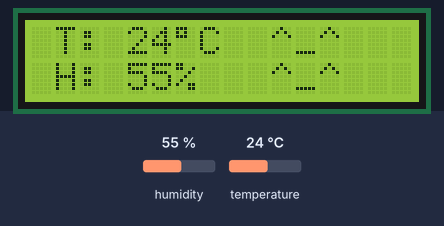
Simulated run of this sketch. Board: Arduino Uno, built with avr-gcc and run on an emulated ATmega328P. Shown: 16×2 character LCD. The test bench sets the inputs (shaded band); at power-on: humidity 55 %, temperature 24 °C. What the sketch prints to the serial monitor is not drawn.

Above: at 1.2 s.
1.3 s: humidity set to 51 %
At 10.5 s:
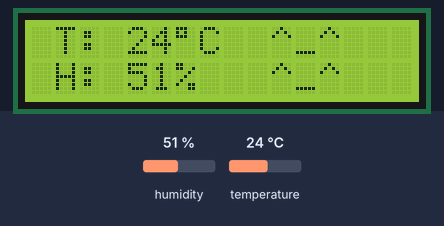
11.6 s: humidity set to 48 %
At 21.3 s:
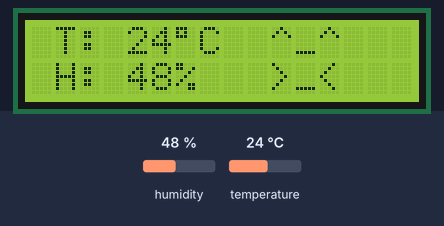
21.6 s: temperature set to 21 °C
At 31.3 s:
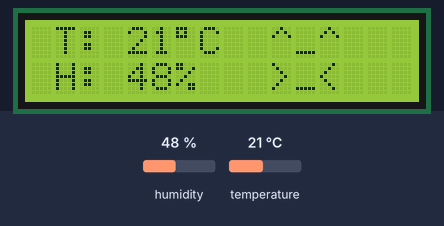
31.6 s: temperature set to 18 °C
At 41.4 s:
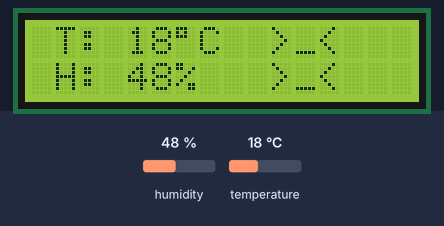
41.7 s: humidity set to 68 %
At 51.3 s:
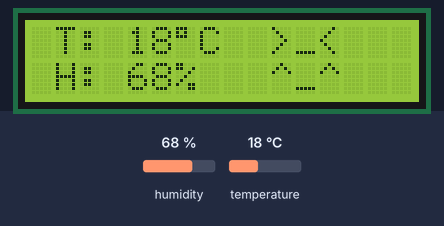
Timing chart, 0 to 52.7 s (numbered marks = the images above; inputs shaded):
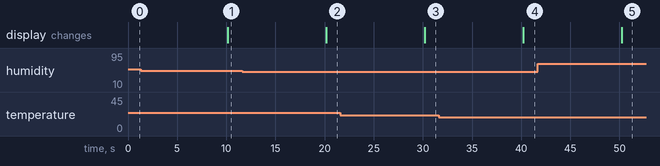

The sketch:

dht11_lcd.ino
```cpp
#include "DHT.h"
#include <LiquidCrystal.h>

LiquidCrystal lcd(12, 11, 5, 4, 3, 2);

#define DHTPIN 7     // what pin we're connected to

// Uncomment whatever type you're using!
#define DHTTYPE DHT11   // DHT 11

// Connect pin 1 (on the left) of the sensor to +5V
// Connect pin 2 of the sensor to whatever your DHTPIN is
// Connect pin 4 (on the right) of the sensor to GROUND
// Connect a 10K resistor from pin 2 (data) to pin 1 (power) of the sensor

DHT dht(DHTPIN, DHTTYPE);

void setup() {
	Serial.begin(9600);
	Serial.println("DHT11 Sensor");
	lcd.begin(16, 2);
	lcd.noBlink();
	dht.begin();
}

void loop() {
	// Reading temperature or humidity takes about 250 milliseconds!
	// Sensor readings may also be up to 2 seconds 'old' (its a very slow sensor)
	float h = dht.readHumidity();
	float t = dht.readTemperature();

	lcd.clear();


	if (isnan(t) || isnan(h)) {

		/* First Line */
		lcd.setCursor(0, 0);
		lcd.print(" Failed to read  ");

		/* Second Line */
		lcd.setCursor(0, 1);
		lcd.print(" from sensor!!!  ");

		/* Console */
		Serial.println("Failed to read from DHT");

	} else {

		/* First Line */
		lcd.setCursor(0, 0);
		lcd.print(" T: ");
		lcd.print(t, 0);
		lcd.print((char)223);
		lcd.print("C");

		lcd.setCursor(10, 0);
		if(t >= 30 || t < 20)
			lcd.print(">_<");
		else
			lcd.print("^_^");

		/* Second Line */
		lcd.setCursor(0, 1);
		lcd.print(" H: ");
		lcd.print(h, 0);
		lcd.print("%");
		lcd.setCursor(10, 1);
		if (h >= 85 || h < 50)
			lcd.print(">_<");
		else
			lcd.print("^_^");

		/* Console */
		Serial.print("Humidity: ");
		Serial.print(h);
		Serial.print(" %\t");
		Serial.print("Temperature: ");
		Serial.print(t);
		Serial.println(" *C");
	}

	delay(10000);
}
```

Measured:
- the behaviour switches between 50 and 49 % on humidity (found by bisection; images 1 and 2)
- the behaviour switches between 20 and 19 °C on temperature (found by bisection; images 3 and 4)
- after the input at 1.3 s, the display: changes after 8.8 s (image 1)
- after the input at 11.6 s, the display: changes after 8.6 s (image 2)
- after the input at 21.6 s, the display: changes after 8.6 s (image 3)
- after the input at 31.6 s, the display: changes after 8.6 s (image 4)
- after the input at 41.7 s, the display: changes after 8.5 s (image 5)
